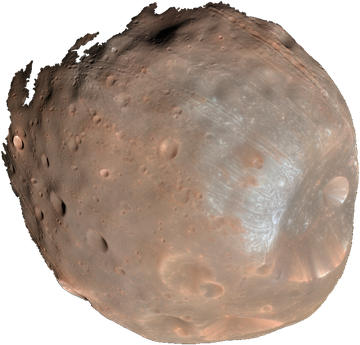
#> input picture lab/ultra/pixel/assets/phobos_360.png, 360 x 345 px
$ python build.py
#> lines starting #> are read from the running program, lines starting #| are printed output that depends on the picture; after the words box and inside, x2 and y2 are one past the last pixel; in counts of white or black regions, pixels touching at a corner belong together
#!/usr/bin/env python3
"""Build page.html for the "pixel" entry: a 16-bit pixel-game Short.

Preprocesses the real NASA images into small RGBA arrays (the page re-pixelates them per frame
at 270 x 480 with a fixed palette), measures the voice envelope per frame (for the portrait's
lip flaps), reads the caption schedule, and inlines everything plus src/*.js into page.html.
The page then needs no network and no file:// image reads (which would taint the canvas).
"""
import base64, glob, json, os, subprocess, sys
import numpy as np
from PIL import Image
from scipy import ndimage

HERE = os.path.dirname(os.path.abspath(__file__))
KIT = os.path.join(HERE, "..", "kit")
A = os.path.join(KIT, "assets")
CACHE = os.path.join(HERE, "assets")
os.makedirs(CACHE, exist_ok=True)


def b64(arr):
    return base64.b64encode(np.ascontiguousarray(arr).astype(np.uint8).tobytes()).decode()


def moon_rgba(path, size, thr, cache):
    """Crop to the body, mask the black sky (binary alpha), resize so the longer side is `size`."""
    cp = os.path.join(CACHE, cache)
    if os.path.exists(cp):
        im = Image.open(cp)
    else:
        src = Image.open(path).convert("RGB")
        lum = np.asarray(src.convert("L")).astype(np.float32)
        small = ndimage.zoom(lum, 0.25, order=1)
        m = ndimage.binary_fill_holes(ndimage.binary_opening(small > thr, iterations=2))
        lab, n = ndimage.label(m)
        if n > 1:
            sizes = ndimage.sum(m, lab, range(1, n + 1))
            m = lab == (1 + int(np.argmax(sizes)))
        ys, xs = np.where(m)
        x0, x1, y0, y1 = xs.min() * 4, (xs.max() + 1) * 4, ys.min() * 4, (ys.max() + 1) * 4
        pad = 8
        x0, y0 = max(0, x0 - pad), max(0, y0 - pad)
        x1, y1 = min(src.width, x1 + pad), min(src.height, y1 + pad)
        mask = Image.fromarray((m * 255).astype(np.uint8)).resize(src.size, Image.BILINEAR)
        rgba = src.copy()
        rgba.putalpha(mask)
        rgba = rgba.crop((x0, y0, x1, y1))
        s = size / max(rgba.size)
        rgba = rgba.resize((max(1, round(rgba.width * s)), max(1, round(rgba.height * s))), Image.LANCZOS)
        rgba.save(cp)
        im = rgba
    a = np.asarray(im.convert("RGBA")).copy()
    a[..., 3] = np.where(a[..., 3] > 127, 255, 0)
    return {"w": im.width, "h": im.height, "data": b64(a)}


def gray_tex(path, w, h, cache):
    cp = os.path.join(CACHE, cache)
    if not os.path.exists(cp):
        Image.open(path).convert("L").resize((w, h), Image.LANCZOS).save(cp)
    im = Image.open(cp)
    return {"w": im.width, "h": im.height, "data": b64(np.asarray(im))}


def voice_env(fps=30, n_frames=1300):
    cp = os.path.join(CACHE, "voice_env.json")
    if os.path.exists(cp):
        return json.load(open(cp))
    raw = subprocess.run(["ffmpeg", "-v", "error", "-i", os.path.join(KIT, "voice.mp3"), "-ac", "1", "-ar", "24000",
                          "-f", "f32le", "-"], capture_output=True, check=True).stdout
    x = np.frombuffer(raw, np.float32)
    hop = 24000 // fps
    env = []
    for i in range(n_frames):
        seg = x[i * hop:(i + 1) * hop]
        env.append(float(np.sqrt(np.mean(seg ** 2))) if len(seg) else 0.0)
    env = np.array(env)
    ref = np.percentile(env[env > 0.002], 90)
    env = np.clip(env / ref, 0, 1.5)
    out = [round(float(v), 3) for v in env]
    json.dump(out, open(cp, "w"))
    return out


def main():
    data = {
        "phobos": moon_rgba(os.path.join(A, "images/phobos_color_hirise_6800km_PIA10368.jpg"), 360, 14, "phobos_360.png"),
        "phobos2": moon_rgba(os.path.join(A, "images/phobos_color_hirise_5800km_PIA10369.jpg"), 360, 14, "phobos2_360.png"),
        "mars": moon_rgba(os.path.join(A, "images/mars_global_color_viking_PIA00407.jpg"), 440, 10, "mars_440.png"),
        "phobosTex": gray_tex(os.path.join(A, "textures/phobos_texture_nasa3d_1440x720.png"), 720, 360, "phobos_tex_720.png"),
    }
#> in moon_rgba, im is the input picture: PIL image 360x345 RGBA; mean R, G, B, A 116.1, 98, 85.6, 193.4
#> in moon_rgba, `a[..., 3] = np.where(a[..., 3] > 127, 255, 0)`:
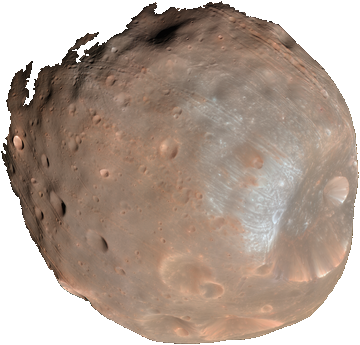
#> a: shape (345, 360, 4); 3.74% of pixels changed, all inside (x1, y1, x2, y2) = (0, 0, 360, 345); transparent parts drawn white
#> call 2 of moon_rgba, with size = 360, thr = 14, cache = 'phobos2_360.png'
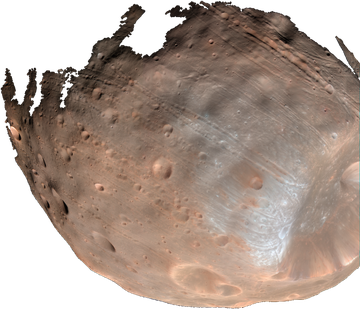
#> input picture lab/ultra/pixel/assets/phobos2_360.png, 360 x 309 px
#> in moon_rgba, im is the input picture: PIL image 360x309 RGBA; mean R, G, B, A 112.5, 94.9, 84.1, 192.1
#> in moon_rgba (call 2), `a[..., 3] = np.where(a[..., 3] > 127, 255, 0)`:
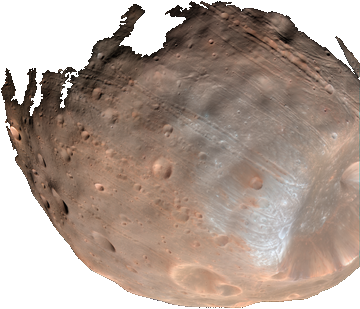
#> a: shape (309, 360, 4); 4.48% of pixels changed, all inside (x1, y1, x2, y2) = (0, 0, 360, 309); transparent parts drawn white
#> call 3 of moon_rgba, with size = 440, thr = 10, cache = 'mars_440.png'
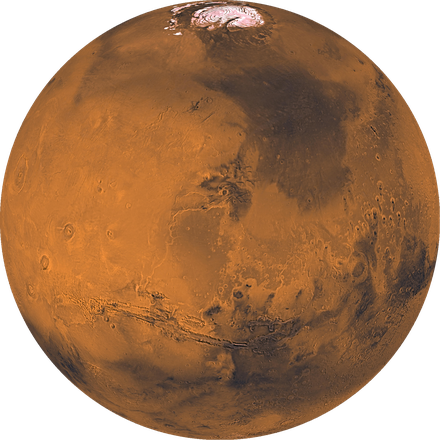
#> input picture lab/ultra/pixel/assets/mars_440.png, 440 x 440 px
#> in moon_rgba, im is the input picture: PIL image 440x440 RGBA; mean R, G, B, A 115.1, 74.8, 42.8, 200.4
#> in moon_rgba (call 3), `a[..., 3] = np.where(a[..., 3] > 127, 255, 0)`:
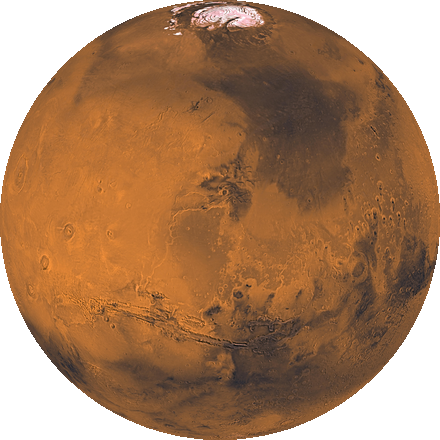
#> a: shape (440, 440, 4); 2.12% of pixels changed, all inside (x1, y1, x2, y2) = (0, 0, 440, 440); transparent parts drawn white
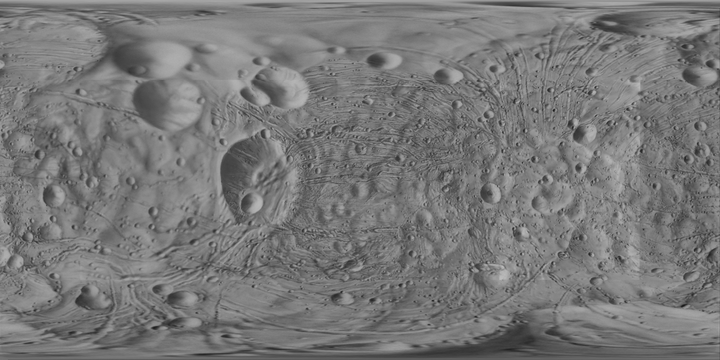
#> input picture lab/ultra/pixel/assets/phobos_tex_720.png, 720 x 360 px
#> in gray_tex, im is the input picture: PIL image 720x360 L; min 23, max 188, mean 120.1
#> (the run stopped early here; a loop or call above may not have finished)
